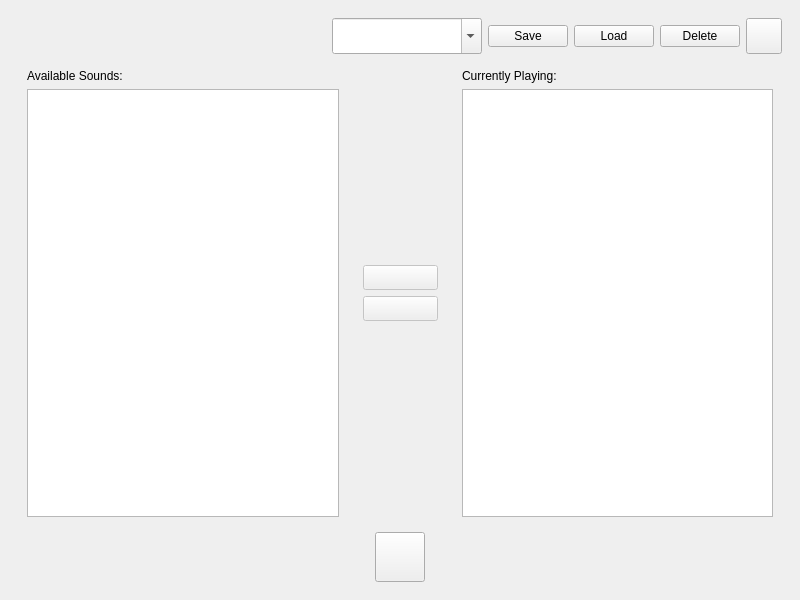
<?xml version="1.0" encoding="UTF-8"?>
<ui version="4.0">
 <class>WNLMainWindow</class>
 <widget class="QMainWindow" name="WNLMainWindow">
  <property name="geometry">
   <rect>
    <x>0</x>
    <y>0</y>
    <width>800</width>
    <height>600</height>
   </rect>
  </property>
  <property name="minimumSize">
   <size>
    <width>800</width>
    <height>600</height>
   </size>
  </property>
  <property name="baseSize">
   <size>
    <width>800</width>
    <height>600</height>
   </size>
  </property>
  <property name="windowTitle">
   <string>WhiteNoiseLinux</string>
  </property>
  <property name="windowIcon">
   <iconset resource="resources_WhiteNoiseLinux.qrc">
    <normaloff>:/images/logo_square.svg</normaloff>:/images/logo_square.svg</iconset>
  </property>
  <widget class="QWidget" name="centralwidget">
   <layout class="QVBoxLayout" name="verticalLayout_4">
    <item>
     <widget class="QWidget" name="topBarWidget" native="true">
      <layout class="QHBoxLayout" name="horizontalLayout">
       <item>
        <spacer name="topBarSpacer">
         <property name="orientation">
          <enum>Qt::Horizontal</enum>
         </property>
         <property name="sizeHint" stdset="0">
          <size>
           <width>736</width>
           <height>20</height>
          </size>
         </property>
        </spacer>
       </item>
       <item>
        <widget class="QComboBox" name="playlistComboBox">
         <property name="minimumSize">
          <size>
           <width>150</width>
           <height>36</height>
          </size>
         </property>
         <property name="baseSize">
          <size>
           <width>72</width>
           <height>36</height>
          </size>
         </property>
         <property name="focusPolicy">
          <enum>Qt::ClickFocus</enum>
         </property>
         <property name="editable">
          <bool>true</bool>
         </property>
         <property name="sizeAdjustPolicy">
          <enum>QComboBox::AdjustToContents</enum>
         </property>
         <property name="minimumContentsLength">
          <number>0</number>
         </property>
        </widget>
       </item>
       <item>
        <widget class="QPushButton" name="saveButton">
         <property name="baseSize">
          <size>
           <width>0</width>
           <height>36</height>
          </size>
         </property>
         <property name="focusPolicy">
          <enum>Qt::NoFocus</enum>
         </property>
         <property name="text">
          <string>Save</string>
         </property>
        </widget>
       </item>
       <item>
        <widget class="QPushButton" name="loadButton">
         <property name="baseSize">
          <size>
           <width>0</width>
           <height>36</height>
          </size>
         </property>
         <property name="focusPolicy">
          <enum>Qt::NoFocus</enum>
         </property>
         <property name="text">
          <string>Load</string>
         </property>
        </widget>
       </item>
       <item>
        <widget class="QPushButton" name="deleteButton">
         <property name="sizePolicy">
          <sizepolicy hsizetype="Minimum" vsizetype="Fixed">
           <horstretch>0</horstretch>
           <verstretch>0</verstretch>
          </sizepolicy>
         </property>
         <property name="baseSize">
          <size>
           <width>0</width>
           <height>36</height>
          </size>
         </property>
         <property name="focusPolicy">
          <enum>Qt::NoFocus</enum>
         </property>
         <property name="text">
          <string>Delete</string>
         </property>
        </widget>
       </item>
       <item>
        <widget class="QPushButton" name="aboutButton">
         <property name="sizePolicy">
          <sizepolicy hsizetype="Fixed" vsizetype="Fixed">
           <horstretch>0</horstretch>
           <verstretch>0</verstretch>
          </sizepolicy>
         </property>
         <property name="minimumSize">
          <size>
           <width>36</width>
           <height>36</height>
          </size>
         </property>
         <property name="baseSize">
          <size>
           <width>36</width>
           <height>36</height>
          </size>
         </property>
         <property name="focusPolicy">
          <enum>Qt::NoFocus</enum>
         </property>
         <property name="toolTip">
          <string extracomment="About"/>
         </property>
         <property name="text">
          <string/>
         </property>
         <property name="icon">
          <iconset theme="help-about">
           <normaloff>.</normaloff>.</iconset>
         </property>
         <property name="autoDefault">
          <bool>false</bool>
         </property>
         <property name="default">
          <bool>false</bool>
         </property>
        </widget>
       </item>
      </layout>
     </widget>
    </item>
    <item>
     <widget class="QWidget" name="soundSelectionWidget" native="true">
      <layout class="QGridLayout" name="gridLayout">
       <property name="topMargin">
        <number>0</number>
       </property>
       <property name="bottomMargin">
        <number>0</number>
       </property>
       <item row="0" column="0">
        <widget class="QWidget" name="availSoundsWidget" native="true">
         <layout class="QVBoxLayout" name="verticalLayout">
          <property name="topMargin">
           <number>0</number>
          </property>
          <property name="bottomMargin">
           <number>0</number>
          </property>
          <item>
           <widget class="QLabel" name="availSoundsLabel">
            <property name="text">
             <string>Available Sounds:</string>
            </property>
           </widget>
          </item>
          <item>
           <widget class="QListWidget" name="availSoundsSelect">
            <property name="focusPolicy">
             <enum>Qt::NoFocus</enum>
            </property>
           </widget>
          </item>
         </layout>
        </widget>
       </item>
       <item row="0" column="1">
        <widget class="QWidget" name="moveSoundsWidget" native="true">
         <layout class="QVBoxLayout" name="verticalLayout_3">
          <item>
           <spacer name="moveSoundsTopSpacer">
            <property name="orientation">
             <enum>Qt::Vertical</enum>
            </property>
            <property name="sizeHint" stdset="0">
             <size>
              <width>20</width>
              <height>192</height>
             </size>
            </property>
           </spacer>
          </item>
          <item>
           <widget class="QPushButton" name="addSoundButton">
            <property name="enabled">
             <bool>false</bool>
            </property>
            <property name="sizePolicy">
             <sizepolicy hsizetype="Fixed" vsizetype="Fixed">
              <horstretch>0</horstretch>
              <verstretch>0</verstretch>
             </sizepolicy>
            </property>
            <property name="minimumSize">
             <size>
              <width>75</width>
              <height>25</height>
             </size>
            </property>
            <property name="maximumSize">
             <size>
              <width>75</width>
              <height>25</height>
             </size>
            </property>
            <property name="focusPolicy">
             <enum>Qt::NoFocus</enum>
            </property>
            <property name="text">
             <string/>
            </property>
            <property name="icon">
             <iconset theme="go-next">
              <normaloff>.</normaloff>.</iconset>
            </property>
           </widget>
          </item>
          <item>
           <widget class="QPushButton" name="rmSoundButton">
            <property name="enabled">
             <bool>false</bool>
            </property>
            <property name="sizePolicy">
             <sizepolicy hsizetype="Fixed" vsizetype="Fixed">
              <horstretch>0</horstretch>
              <verstretch>0</verstretch>
             </sizepolicy>
            </property>
            <property name="minimumSize">
             <size>
              <width>75</width>
              <height>25</height>
             </size>
            </property>
            <property name="maximumSize">
             <size>
              <width>75</width>
              <height>25</height>
             </size>
            </property>
            <property name="focusPolicy">
             <enum>Qt::NoFocus</enum>
            </property>
            <property name="text">
             <string/>
            </property>
            <property name="icon">
             <iconset theme="go-previous">
              <normaloff>.</normaloff>.</iconset>
            </property>
           </widget>
          </item>
          <item>
           <spacer name="moveSoundsButtonSpacer">
            <property name="orientation">
             <enum>Qt::Vertical</enum>
            </property>
            <property name="sizeHint" stdset="0">
             <size>
              <width>20</width>
              <height>192</height>
             </size>
            </property>
           </spacer>
          </item>
         </layout>
        </widget>
       </item>
       <item row="0" column="2">
        <widget class="QWidget" name="currSoundsWidget" native="true">
         <layout class="QVBoxLayout" name="verticalLayout_2">
          <property name="topMargin">
           <number>0</number>
          </property>
          <property name="bottomMargin">
           <number>0</number>
          </property>
          <item>
           <widget class="QLabel" name="currSoundsLabel">
            <property name="text">
             <string>Currently Playing:</string>
            </property>
           </widget>
          </item>
          <item>
           <widget class="QListWidget" name="currSoundsSelect">
            <property name="focusPolicy">
             <enum>Qt::NoFocus</enum>
            </property>
           </widget>
          </item>
         </layout>
        </widget>
       </item>
      </layout>
     </widget>
    </item>
    <item>
     <widget class="QWidget" name="mediaControlsWidget" native="true">
      <layout class="QHBoxLayout" name="horizontalLayout_2">
       <item>
        <spacer name="mediaControlsLeftSpacer">
         <property name="orientation">
          <enum>Qt::Horizontal</enum>
         </property>
         <property name="sizeHint" stdset="0">
          <size>
           <width>354</width>
           <height>20</height>
          </size>
         </property>
        </spacer>
       </item>
       <item>
        <widget class="QPushButton" name="playPauseButton">
         <property name="sizePolicy">
          <sizepolicy hsizetype="Fixed" vsizetype="Fixed">
           <horstretch>0</horstretch>
           <verstretch>0</verstretch>
          </sizepolicy>
         </property>
         <property name="minimumSize">
          <size>
           <width>50</width>
           <height>50</height>
          </size>
         </property>
         <property name="maximumSize">
          <size>
           <width>50</width>
           <height>50</height>
          </size>
         </property>
         <property name="focusPolicy">
          <enum>Qt::NoFocus</enum>
         </property>
         <property name="text">
          <string/>
         </property>
         <property name="icon">
          <iconset theme="media-playback-start">
           <normaloff>.</normaloff>.</iconset>
         </property>
        </widget>
       </item>
       <item>
        <spacer name="mediaControlsRightSpacer">
         <property name="orientation">
          <enum>Qt::Horizontal</enum>
         </property>
         <property name="sizeHint" stdset="0">
          <size>
           <width>354</width>
           <height>20</height>
          </size>
         </property>
        </spacer>
       </item>
      </layout>
     </widget>
    </item>
   </layout>
  </widget>
 </widget>
 <resources>
  <include location="resources_WhiteNoiseLinux.qrc"/>
 </resources>
 <connections/>
</ui>
